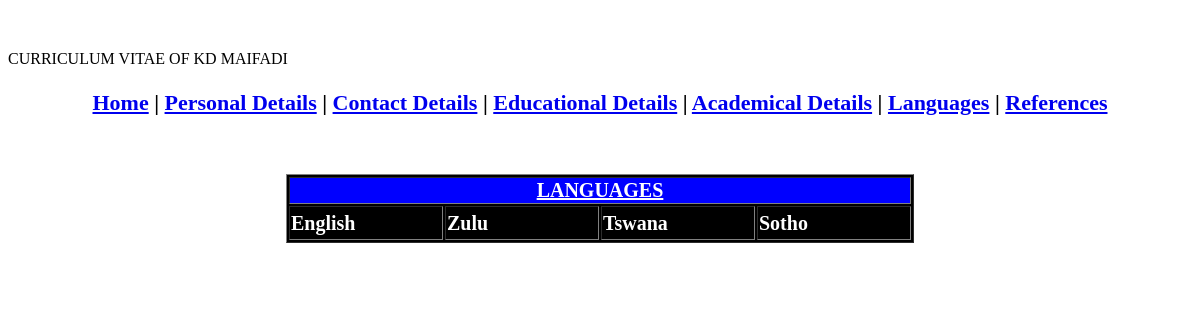
Page /languages.php on the committed database.
### tables this page shows
CREATE TABLE IF NOT EXISTS `languages` (
  `L_ID` int(11) NOT NULL AUTO_INCREMENT,
  `english` varchar(255) NOT NULL,
  `zulu` varchar(255) NOT NULL,
  `tswana` varchar(255) NOT NULL,
  `sotho` varchar(255) NOT NULL,
  PRIMARY KEY (`L_ID`)
);

### languages.php (the view, shortened to what this page needs)
<!DOCTYPE html PUBLIC "-//W3C//DTD XHTML 1.0 Transitional//EN" "http://www.w3.org/TR/xhtml1/DTD/xhtml1-transitional.dtd">
<html xmlns="http://www.w3.org/1999/xhtml">
<head>
<link rel="stylesheet" type="text/css" href="login.css" media="all" />
</head>
<body bgPicture="education.jpg">
	<p id="header">
		<?php
			include("header.php");
		?>
	</p>
	<p align="center" id="links">
		<a href="index.php">Home<a>    |
		<a href="personalDetails.php">Personal Details<a>    |
		<a href="Contact.php">Contact Details<a>    |
		<a href="educational.php">Educational Details<a>    |
		<a href="academic.php">Academical Details<a>    |
		<a href="languages.php">Languages<a>    |
		<a href="references.php">References<a>
	</p>
	<br />
	<br />
	<?php
		include("db_connection.php");
		$query = "select * from languages";
		$results = $db->query($query);
		$num_result = $results->num_rows;
		print "<div id=\"content\">";
			echo "<table align=\"center\" border=\"1\" bgcolor=\"black\">\n
					<tr>
						<td align=\"center\" colspan=\"4\" bgcolor=\"blue\">
							<strong><u>LANGUAGES</u></strong>
						</td>
					</tr>";
			for ($i=0; $i<$num_result; $i++) {
			$row = $results->fetch_assoc();
			echo "<tr>
					<td width=\"150\" height=\"30\">".$row[0]=$row['english']."</td>
					<td width=\"150\" height=\"30\">".$row[1]=$row['zulu']."</td>
					<td width=\"150\" height=\"30\">".$row[2]=$row['tswana']."</td>
					<td width=\"150\" height=\"30\">".$row[3]=$row['sotho']."</td>
					</tr>";
			}
			echo "</table>";
		print "</div>";
	?>
</body>
</html>

### login.css (style rules this page uses)
#header { font-size: 50px; color: green; }
#links { font-size: 22px; color: black; font-weight: bold; }
#content { font-size: 20px; color: white; font-weight: bold; }

### rows in the picture
languages: english "English", zulu "Zulu", tswana "Tswana", sotho "Sotho"
